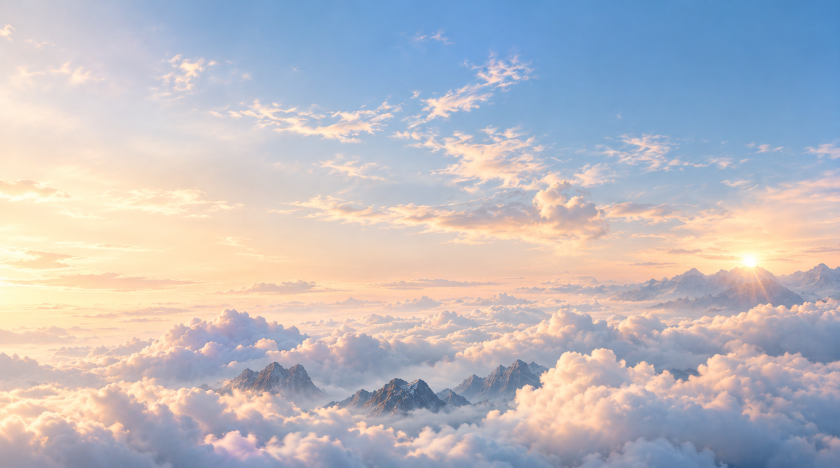
#> input picture assets/reference/originals/sky.png, 1680 x 936 px (shown at 1/2 size)
$ python prep-world-sky.py
#> lines starting #> are read from the running program, lines starting #| are printed output that depends on the picture
#!/usr/bin/env python3
"""
The atmospheric sky behind the worlds.

Built from Nikole's own sky reference (assets/reference/originals/sky.png):
blue above, a warm band at the horizon, layered cloud, and a sea of cloud below
with peaks breaking through. The islands float above cloud in the artwork, so
this puts them somewhere rather than on a gradient.

One image serves every world. Each world's identity comes from a tint applied
in CSS over the top, which keeps them recognisably one place, costs one cached
request instead of four, and can be retuned without re-exporting.

It is deliberately softened and lifted: the artwork and the type are the
subject, and a fully contrasty photograph behind them would compete. The
lift is also what keeps text comfortably above AA — see tools/contrast.js.

Run:  python3 tools/prep-world-sky.py
"""
from PIL import Image, ImageEnhance, ImageFilter
import numpy as np
import os

ROOT = os.path.dirname(os.path.dirname(os.path.abspath(__file__)))
REF  = os.path.join(ROOT, "assets", "reference", "originals")
OUT  = os.path.join(ROOT, "assets", "img")

src = Image.open(os.path.join(REF, "sky.png")).convert("RGB")
#> src is the input picture: PIL image 1680x936 RGB; mean R, G, B 187.8, 186.8, 193.4

# Trim the very bottom, where the peaks are most defined — they would read as
# scenery competing with the island rather than as distance behind it.
w, h = src.size
#> w = 1680; h = 936
sky = src.crop((0, 0, w, int(h * 0.93)))
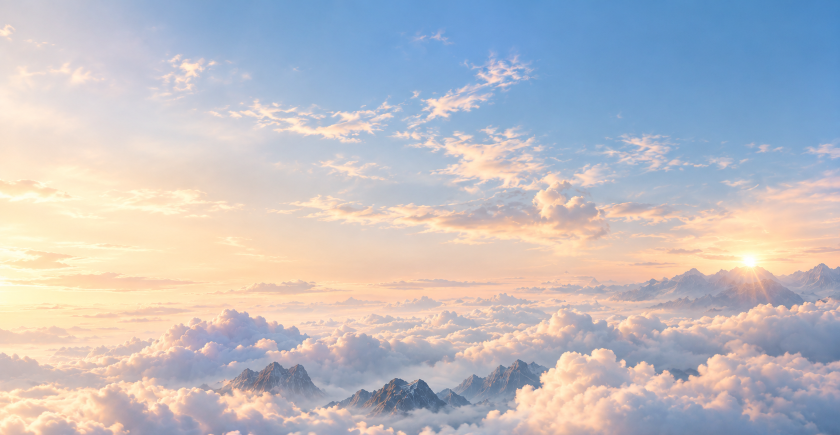
#> sky: PIL image 1680x870 RGB (shown at 1/2 size); mean R, G, B 190.8, 189.5, 195

# Soften, then lift and de-saturate toward the page's paper. Enough atmosphere
# to feel like air; not enough to pull the eye off the artwork.
sky = sky.filter(ImageFilter.GaussianBlur(2.2))
sky = ImageEnhance.Color(sky).enhance(0.72)

arr = np.asarray(sky, dtype=np.float64)
paper = np.array([244, 243, 240], dtype=np.float64)
arr = arr * 0.62 + paper * 0.38            # the base lift
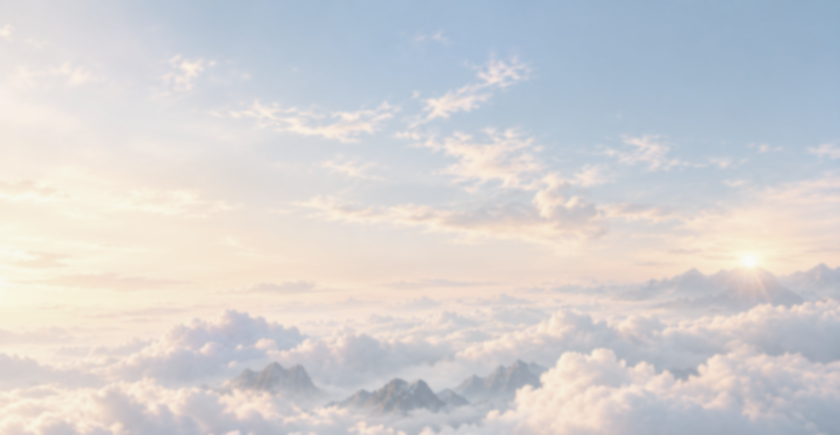
#> arr: shape (870, 1680, 3) float64 (shown at 1/2 size); mean R, G, B 210.7, 209.7, 211
arr = (arr - 128) * 0.86 + 128             # and a little less contrast

# The two darkest bands are the blue at the very top and the shadowed cloud at
# the foot — and those are exactly where a column of type begins and ends. A
# U-shaped vertical lift raises both ends while leaving the horizon glow in the
# middle alone, so the picture keeps the part worth looking at and the text
# still clears AA. The amount is solved for rather than guessed.
H_, W_ = arr.shape[:2]
#> H_ = 870; W_ = 1680
t = np.linspace(0, 1, H_)[:, None, None]
#> t = 870 values from 0 to 1
u = (np.cos(t * 2 * np.pi) * 0.5 + 0.5) ** 1.4      # 1 at both ends, 0 mid


def relative_luminance(rgb):
    c = rgb / 255.0
    c = np.where(c <= 0.03928, c / 12.92, ((c + 0.055) / 1.055) ** 2.4)
    return 0.2126 * c[0] + 0.7152 * c[1] + 0.0722 * c[2]


def worst_ratio(a, ink):
    """Contrast of `ink` against the darkest left-hand band of the image."""
    small = np.asarray(Image.fromarray(np.clip(a, 0, 255).astype(np.uint8))
                       .resize((16, 9), Image.LANCZOS), dtype=np.float64)
    bands = small[:, 2:8, :].mean(axis=1)            # the left, where text sits
    lums = np.array([relative_luminance(b) for b in bands])
    li = relative_luminance(np.array(ink, dtype=np.float64))
    return float(((np.maximum(lums, li) + 0.05) / (np.minimum(lums, li) + 0.05)).min())


INK_MUTED = (0x56, 0x5B, 0x64)
INK_QUIET = (0x6E, 0x74, 0x80)
extra = 0.0
while extra < 0.6:
    test = arr * (1 - u * extra) + paper * (u * extra)
    if worst_ratio(test, INK_MUTED) >= 4.55 and worst_ratio(test, INK_QUIET) >= 3.05:
        break
    extra += 0.02
#> this loop made 30 passes
#> extra on passes 1 to 12: 0.02, 0.04, 0.06, 0.08, 0.1, 0.12, 0.14, 0.16, 0.18, 0.2, 0.22, 0.24
#> after the loop, extra = 0.6
arr = arr * (1 - u * extra) + paper * (u * extra)
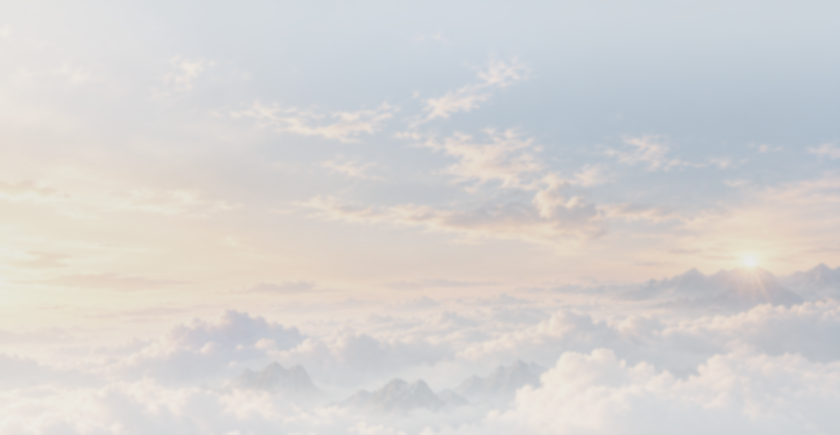
#> arr: shape (870, 1680, 3) float64 (shown at 1/2 size); mean R, G, B 213.9, 211.9, 210.7
print(f"  edge lift solved at {extra:.2f}  "
      f"(muted {worst_ratio(arr, INK_MUTED):.2f}:1, quiet {worst_ratio(arr, INK_QUIET):.2f}:1)")
#|   edge lift solved at 0.60  (muted 4.53:1, quiet 3.12:1)

sky = Image.fromarray(np.clip(arr, 0, 255).astype(np.uint8))

for width in (1280, 1920, 2560):
    if width > sky.width:
        out = sky.resize((width, round(sky.height * width / sky.width)), Image.LANCZOS)
    else:
        out = sky.resize((width, round(sky.height * width / sky.width)), Image.LANCZOS)
    out.save(os.path.join(OUT, f"world-sky-{width}.webp"), quality=82, method=5)
    print(f"  world-sky-{width}.webp  {os.path.getsize(os.path.join(OUT, f'world-sky-{width}.webp'))/1024:6.1f} KB")
#> this loop made 3 passes
#> pass 1, `out = sky.resize((width, round(sky.height * width / sky.width)), Image..`:
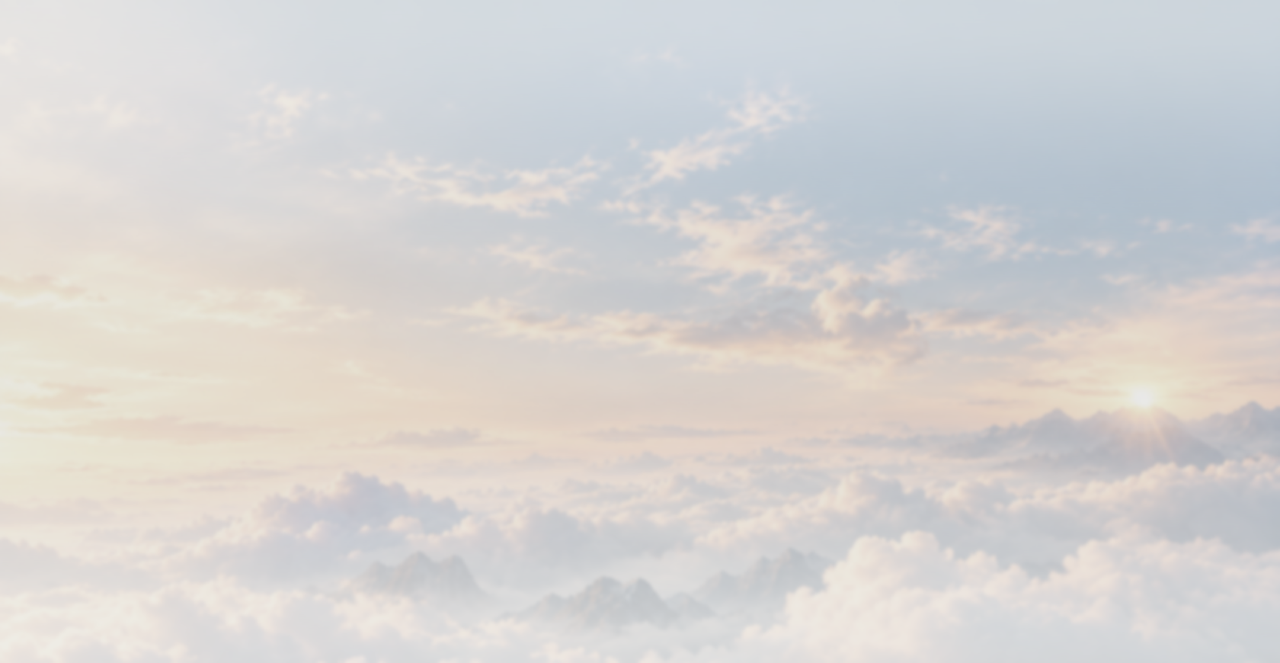
#> out: PIL image 1280x663 RGB; mean R, G, B 213.4, 211.4, 210.2

# Sample the bands the type actually sits on, so the contrast audit can check
# them rather than guessing.
probe = sky.resize((16, 9), Image.LANCZOS)
rows = {"top": 1, "upper": 3, "middle": 4, "lower": 6, "foot": 8}
print("\n  sampled bands (for tools/contrast.js):")
for name, ry in rows.items():
    px = [probe.getpixel((x, ry)) for x in range(2, 8)]      # the left, where text sits
    avg = tuple(sum(c[i] for c in px) // len(px) for i in range(3))
    print(f"    {name:7s} #{avg[0]:02X}{avg[1]:02X}{avg[2]:02X}")
#> this loop made 5 passes
#> avg on passes 1 to 5: (211, 215, 219), (213, 210, 208), (222, 213, 204), (223, 213, 205), (221, 218, 217)
#|     top     #D3D7DB
#|     upper   #D5D2D0
#|     middle  #DED5CC
#|     lower   #DFD5CD
#|     foot    #DDDAD9
